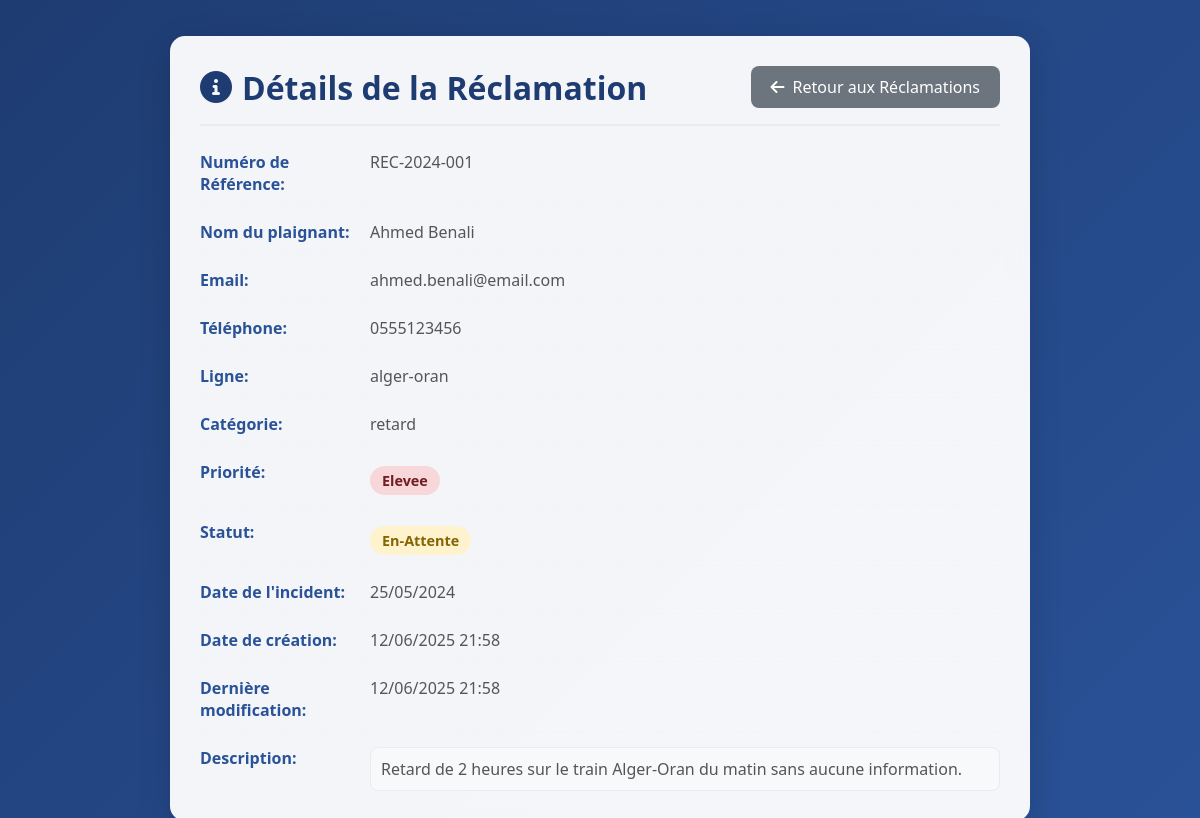
Screenshot of /view_complaint.php?id=1 (signed in) with the database file from the repository.
### tables this page shows
CREATE TABLE reclamations (
    id INT AUTO_INCREMENT PRIMARY KEY,
    numero_reference VARCHAR(20) UNIQUE NOT NULL,
    nom VARCHAR(100) NOT NULL,
    email VARCHAR(150) NOT NULL,
    telephone VARCHAR(20),
    ligne VARCHAR(50) NOT NULL,
    categorie VARCHAR(50) NOT NULL,
    priorite ENUM('faible', 'moyenne', 'elevee') DEFAULT 'moyenne',
    date_incident DATE,
    description TEXT NOT NULL,
    statut ENUM('en-attente', 'en-cours', 'resolue') DEFAULT 'en-attente',
    date_creation TIMESTAMP DEFAULT CURRENT_TIMESTAMP,
    date_modification TIMESTAMP DEFAULT CURRENT_TIMESTAMP ON UPDATE CURRENT_TIMESTAMP
);

### view_complaint.php (the view, shortened to what this page needs)
<?php
$reclamation_id = isset($_GET['id']) ? sanitizeInput($_GET['id']) : 0;
$reclamation = null;
try {
    $pdo = getConnection();
    $query = "SELECT * FROM reclamations WHERE id = ?";
    $stmt = $pdo->prepare($query);
    $stmt->execute([$reclamation_id]);
    $reclamation = $stmt->fetch(PDO::FETCH_ASSOC);
} catch (PDOException $e) {
    error_log("Error fetching reclamation details: " . $e->getMessage());
}
?>
<!DOCTYPE html>
<html lang="fr">
<head>
    <link rel="stylesheet" href="https://cdnjs.cloudflare.com/ajax/libs/font-awesome/6.0.0-beta3/css/all.min.css">
</head>
<body>
    <div class="card-container">
        <div class="card-header">
            <h1><i class="fas fa-info-circle"></i> Détails de la Réclamation</h1>
            <a href="manage_reclamations.php" class="back-btn"><i class="fas fa-arrow-left"></i> Retour aux Réclamations</a>
        </div>
        <?php if ($reclamation): ?>
            <div class="detail-row">
                <div class="detail-label">Numéro de Référence:</div>
                <div class="detail-value"><?php echo htmlspecialchars($reclamation['numero_reference']); ?></div>
            </div>
            <div class="detail-row">
                <div class="detail-label">Nom du plaignant:</div>
                <div class="detail-value"><?php echo htmlspecialchars($reclamation['nom']); ?></div>
            </div>
            <div class="detail-row">
                <div class="detail-label">Email:</div>
                <div class="detail-value"><?php echo htmlspecialchars($reclamation['email']); ?></div>
            </div>
            <div class="detail-row">
                <div class="detail-label">Téléphone:</div>
                <div class="detail-value"><?php echo htmlspecialchars($reclamation['telephone'] ?: 'N/A'); ?></div>
            </div>
            <div class="detail-row">
                <div class="detail-label">Ligne:</div>
                <div class="detail-value"><?php echo htmlspecialchars($reclamation['ligne']); ?></div>
            </div>
            <div class="detail-row">
                <div class="detail-label">Catégorie:</div>
                <div class="detail-value"><?php echo htmlspecialchars($reclamation['categorie']); ?></div>
            </div>
            <div class="detail-row">
                <div class="detail-label">Priorité:</div>
                <div class="detail-value">
                    <span class="priority-badge priority-<?php echo $reclamation['priorite']; ?>">
                        <?php echo ucfirst($reclamation['priorite']); ?>
                    </span>
                </div>
            </div>
            <div class="detail-row">
                <div class="detail-label">Statut:</div>
                <div class="detail-value">
                    <span class="status-badge status-<?php echo $reclamation['statut']; ?>">
                        <?php echo ucfirst($reclamation['statut']); ?>
                    </span>
                </div>
            </div>
            <div class="detail-row">
                <div class="detail-label">Date de l'incident:</div>
                <div class="detail-value"><?php echo date('d/m/Y', strtotime($reclamation['date_incident'])); ?></div>
            </div>
            <div class="detail-row">
                <div class="detail-label">Date de création:</div>
                <div class="detail-value"><?php echo date('d/m/Y H:i', strtotime($reclamation['date_creation'])); ?></div>
            </div>
            <div class="detail-row">
                <div class="detail-label">Dernière modification:</div>
                <div class="detail-value"><?php echo date('d/m/Y H:i', strtotime($reclamation['date_modification'])); ?></div>
            </div>
            <div class="detail-row description-row">
                <div class="detail-label">Description:</div>
                <div class="detail-value"><?php echo htmlspecialchars($reclamation['description']); ?></div>
            </div>
        <?php endif; ?>
    </div>
</body>
</html>

### view_complaint.php (style rules this page uses)
body { font-family: 'Segoe UI', Tahoma, Geneva, Verdana, sans-serif; background: linear-gradient(135deg, #1e3c72 0%, #2a5298 100%); min-height: 100vh; color: #333; display: flex; justify-content: center; align-items: center; padding: 20px; }
.card-container { background: rgba(255, 255, 255, 0.95); backdrop-filter: blur(10px); border-radius: 15px; padding: 30px; box-shadow: 0 8px 32px rgba(0, 0, 0, 0.15); width: 100%; max-width: 800px; animation: fadeIn 0.5s ease-out; }
.card-header { display: flex; justify-content: space-between; align-items: center; margin-bottom: 25px; padding-bottom: 15px; border-bottom: 2px solid #e9ecef; }
.card-header h1 { color: #1e3c72; font-size: 2em; margin: 0; display: flex; align-items: center; gap: 10px; }
.back-btn { background: #6c757d; color: white; border: none; padding: 10px 20px; border-radius: 8px; cursor: pointer; font-weight: 500; transition: all 0.3s ease; text-decoration: none; display: inline-flex; align-items: center; gap: 8px; }
.detail-row { display: flex; flex-wrap: wrap; margin-bottom: 15px; border-bottom: 1px dashed #f1f3f5; padding-bottom: 10px; }
.detail-row:last-child { border-bottom: none; margin-bottom: 0; padding-bottom: 0; }
.detail-label { flex: 0 0 150px; font-weight: 600; color: #2a5298; padding-right: 20px; }
.detail-value { flex: 1; color: #555; }
.detail-row.description-row .detail-value { white-space: pre-wrap; max-height: 200px; overflow-y: auto; padding: 10px; background-color: #f8f9fa; border-radius: 8px; border: 1px solid #e9ecef; }
.status-badge, .priority-badge { padding: 5px 12px; border-radius: 20px; font-size: 0.9em; font-weight: 600; text-transform: capitalize; display: inline-block; margin-top: 5px; }
.status-en-attente { background: #fff3cd; color: #856404; }
.priority-elevee { background: #f8d7da; color: #721c24; }

### rows the page displays
reclamations: numero_reference "REC-2024-001", nom "Ahmed Benali", email "ahmed.benali@email.com", telephone "0555123456", ligne "alger-oran", categorie "retard", priorite "Elevee", statut "En-Attente", date_incident "25/05/2024", date_creation "12/06/2025 21:58", date_modification "12/06/2025 21:58", description "Retard de 2 heures sur le train Alger-Oran du matin sans aucune information."
